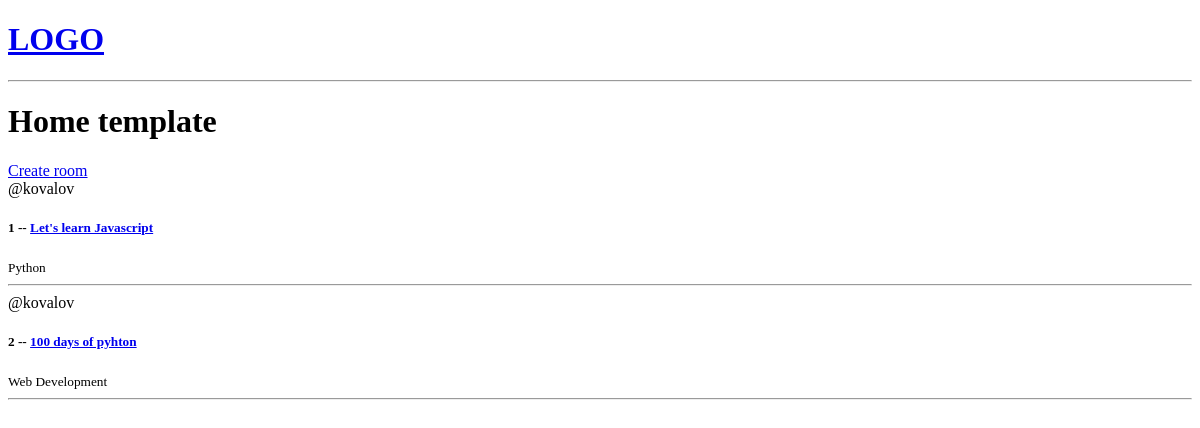
Before: / with the older database file.
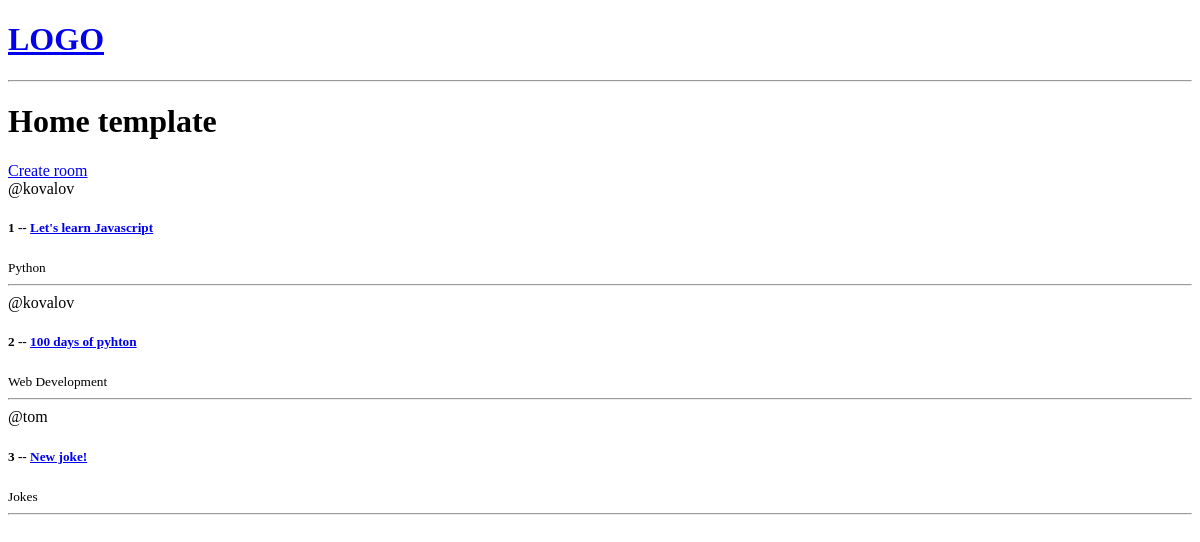
After: the same page with the newer database file.
### base/models.py (models this page shows, shortened)
class Room(models.Model):
    host = models.ForeignKey(User, on_delete=models.SET_NULL, null=True)
    topic = models.ForeignKey(Topic, on_delete=models.SET_NULL, null= True)
    name = models.CharField(max_length=200, verbose_name="Room name")
    description = models.TextField(max_length=600, null=True, blank=True)
    updated = models.DateTimeField(auto_now=True)
    created = models.DateTimeField(auto_now_add=True)

class Topic(models.Model):
    name = models.CharField(max_length=200)

### base/views.py (the view)
# urls.py: path('', views.home, name="home-page"),
def home(request):
    rooms = models.Room.objects.all()
    context = {
        'rooms': rooms
    }
    return render(request, 'base/home.html', context=context)

### base/templates/base/home.html
{% extends 'main.html' %} {% block content %}
<div>
  <h1>Home template</h1>
  <a href="{% url 'create-room' %}">Create room</a>
  <div>
    {% for room in rooms %}
    <div>
      <span>@{{room.host.username}}</span>
      <h5>
        {{room.id}} -- <a href="{% url 'room-page' room.id %}">{{room.name}}</a>
      </h5>
      <small>{{room.topic.name}}</small>
      <hr />
    </div>
    {% endfor %}
  </div>
</div>
{% endblock content %}

Changed rows visible on the page:
added Room: host.username "tom", id "3", name "New joke!", topic.name "Jokes"
